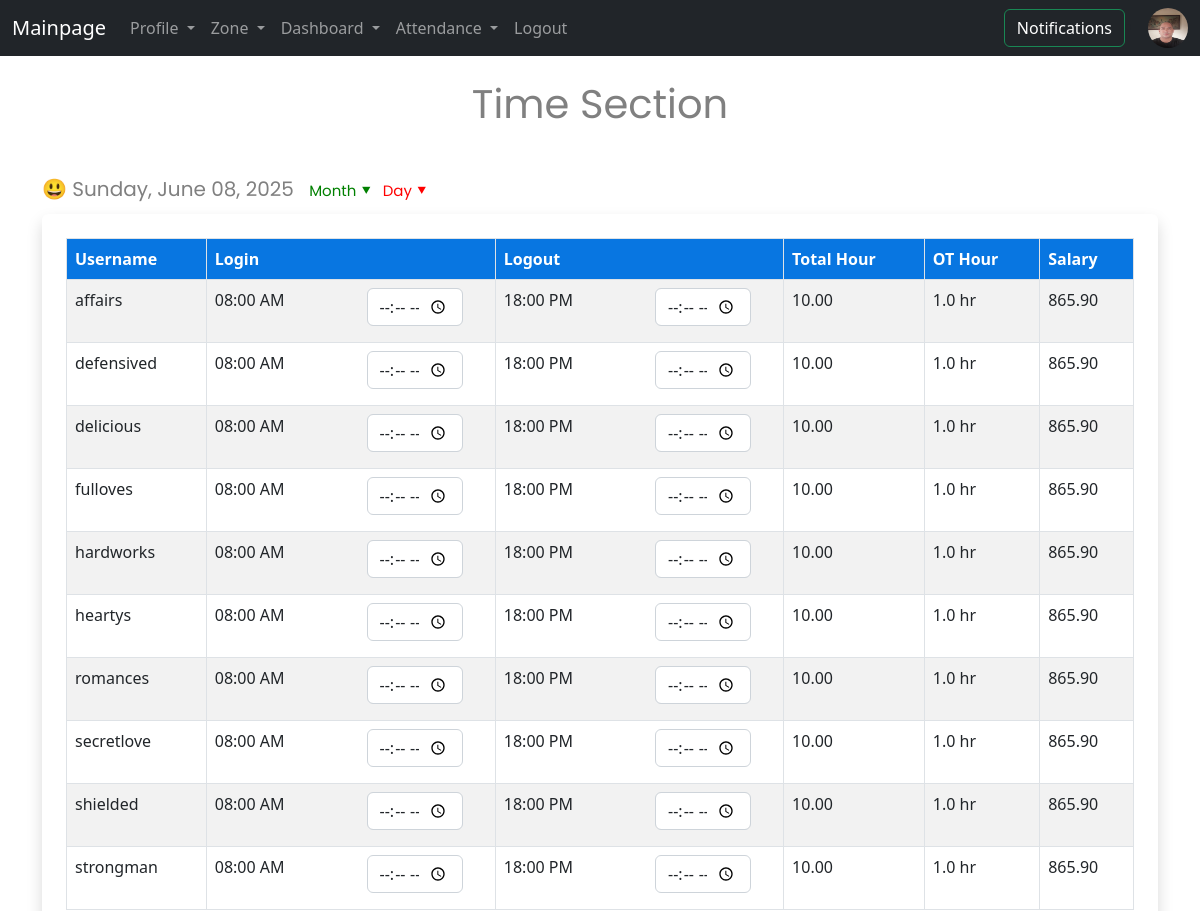
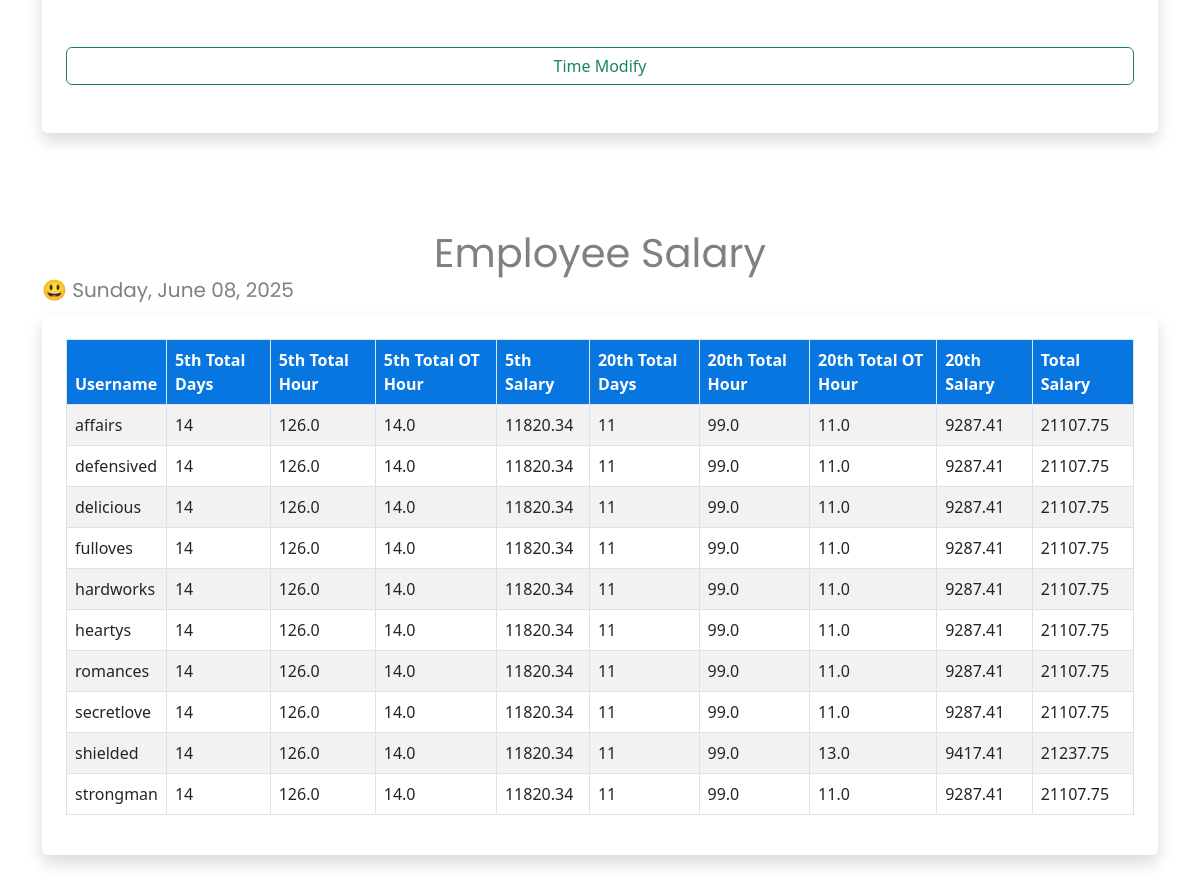
Screenshot of /time_update/ (signed in) with the database file from the repository (2 pictures, top to bottom).
### record/models.py (models this page shows, shortened)
class Profile(models.Model):
    user = models.OneToOneField(User, on_delete=models.CASCADE ,default=1)
    todaname = models.ForeignKey(Todaname, on_delete=models.CASCADE, default=1)
    zone = models.ForeignKey(Zone, on_delete=models.CASCADE ,default=1)
    first_name = models.CharField(max_length=50)
    last_name = models.CharField(max_length=50)
    phone = models.CharField(max_length=20)
    email = models.EmailField(max_length=100)
    bodynum = models.CharField(max_length=20 ,blank=True, null=True)
    license_id = models.CharField(max_length=20, blank=True, null=True)
    license_expired = models.DateField(blank=True, null=True)
    image = models.ImageField(upload_to='uploads/pictures/' )

### information/models.py (models this page shows, shortened)
class Junes_2025(models.Model):
    user_attend = models.CharField(max_length=30,blank=True, null=True)
    log_in = models.DateTimeField(max_length=30,blank=True, null=True)
    log_out = models.TimeField( max_length=30,blank=True, null=True)
    total_hour = models.DecimalField(default=0 , max_digits=7, decimal_places=2 )
    total_rate = models.DecimalField(default=0 ,max_digits=7, decimal_places=2 )
    total_salary = models.DecimalField(default=0 ,max_digits=7, decimal_places=2 )
    ot_request = models.BooleanField('ot_requested', default=False)
    ot_request_time = models.CharField(max_length=30, blank=True, null=True)
    ot_approved = models.BooleanField('ot_approval', default=False)
    ot_approved_time = models.CharField(max_length=30, blank=True, null=True)
    class Meta:
        verbose_name_plural = 'Junes_2025'

### record/views.py (the view, shortened to what this page needs)
# urls.py: path('time_update/',views.time_update, name='time_update'),
def time_update(request):
    print('time update')
    if request.user.is_authenticated == False:
        messages.success(request, ('User is not Log-in'))
        return redirect('home')
    day_select = [x for x in range(1, 32)]
    current_dates = request.session.get('time_updates')
    print('current dates ',current_dates)
    if current_dates in ['None', None, '']:
        current_dates = datetime.now()
    else:
        current_dates = date(int(2025), int(current_dates[0]), int(current_dates[1]))
    current_date = current_dates.strftime('%Y-%m-%d')
    date_now = current_dates.strftime('%A, %B %d, %Y')
    get_month_attend = int(current_dates.strftime('%m'))
    check = 'data_months'
    data_months = get_overtime_approval_month_key(get_month_attend, check)
    data_months = data_months.order_by('user_attend' ,'log_in')
    emp_salary = data_months.filter(log_in__date=current_date).order_by('user_attend')
    emp_name = [str(x.user) for x in Profile.objects.all()]
    emp_name.sort()
    print('employee name ',emp_name)
    employee_pay = time_update_salary(emp_name ,data_months)
    return render(request, 'time_update.html', {
        'date_now': date_now,
        'data_months': data_months,
        'day_select': day_select,
        'current_date': current_date,
        'employee_pay':employee_pay,
    })

### record/views.py (called while the page is built, shortened)
def get_overtime_approval_month_key(get_month_approval ,check):
    if get_month_approval == 1:
        if check == 'update_time':
            month_approval = Jans_2025.objects.filter(ot_approved=True).order_by('user_attend')
        elif check == 'data_months':
            month_approval =Jans_2025.objects.all().order_by('log_in', 'user_attend')
        else:
            month_approval = Jans_2025.objects.get(id=int(check))
    elif get_month_approval == 6:
        if check == 'update_time':
            month_approval = Junes_2025.objects.filter(ot_approved=True).order_by('user_attend')
        elif check == 'data_months':
            month_approval =Junes_2025.objects.all().order_by('log_in', 'user_attend')
        else:
            month_approval = Junes_2025.objects.get(id=int(check))
    return month_approval

def files(request):
    noti_count = Notifies.objects.filter(is_seen=True).count()
    if str(request.user) == 'AnonymousUser':
        img_name = None
    else:
        img_name = Profile.objects.get(user=str(request.user.id))
    return {'noti_count': noti_count ,'img_name':img_name}

### record/templates/time_update.html (shortened to what this page needs)
{% extends 'base.html' %}
{% block content %}
<center>
<h1>Time Section</h1>
</center>
<nav>
        <form action="" method=POST enctype="multipart/form-data">
    <div class="date_design">
    &#128515; {{date_now}}
    <div class="dropdown month_design">Month &#11206;
    </div>
    <div class="dropdown day_design">Day &#11206;
    </div>
</div>
    </form>
    </nav>
<form class="" method="POST">
    <div class="shadow p-4 mb-5 bg-body rounded">
    <table class="table table-striped table-hover table-bordered ">
        <thead>
            <tr class="table_bgs">
                <th scope="col">Username</th>
                <th scope="col">Login </th>
                <th scope="col">Logout</th>
                <th scope="col">Total Hour</th>
                <th scope="col">OT Hour</th>
                <th scope="col">Salary</th>
            </tr>
        </thead>
            <tbody>
            {%for update in data_months %}
              {% if update.log_in|date:"Y-m-d" == current_date %}
            <tr>
              <td class ="">{{ update.user_attend }}</td>
              <td class ="">
                <div class="container row">
                          {{ update.log_in |date:"H:i A" }}
                    <div class="mb-2 time_spacing">
                        <input type="time" class="form-control" id="exampleFormControlInput3" name='login'
                               value="login" placeholder="">
                    </div>
                </div>
              </td>
              <td class ="">
                <div class="container row">
                        {{ update.log_out |date:"H:i A"}}
                  <div class="mb-2 time_spacing">
                    <input type="time" class="form-control" id="exampleFormControlInput3" name='logout'
                           value="logout" placeholder="">
                  </div>
                </div>
              </td>
                      <td class ="">{{ update.total_hour }}</td>
                      {% if update.ot_approved_time == None %}
                            <td class =""> 0 hr </td>
                      {% else %}
                            <td class ="">{{ update.ot_approved_time }}</td>
                       {% endif %}
                      <td class ="">{{ update.total_salary }}</td>
            </tr>
            {% endif %}
            {% endfor %}
            </tbody>
    </table>
   <div class="d-grid gap-2">
       <br><button class="btn btn-outline-success" type="submit">
       Time Modify</button>
   </div>
</div>
</form>
<center>
<h1>Employee Salary</h1>
</center>
<div class="date_design">
    &#128515; {{date_now}}
    </div>
<div class="shadow p-4 mb-5 bg-body rounded">
    <table class="table table-striped table-hover table-bordered ">
        <thead>
            <tr class="table_bgs">
                <th scope="col">Username</th>
                <th scope="col">5th Total Days</th>
                <th scope="col">5th Total Hour</th>
                <th scope="col">5th Total OT Hour</th>
                <th scope="col">5th Salary</th>
                <th scope="col">20th Total Days</th>
                <th scope="col">20th Total Hour</th>
                <th scope="col">20th Total OT Hour</th>
                <th scope="col">20th Salary</th>
                <th scope="col">Total Salary</th>
            </tr>
        </thead>
            <tbody>
            {% for keys, values in employee_pay.items %}
              <tr>
              <td class ="">{{ keys }}</td>
              <td class ="">{{ values.0 }}</td>
              <td class ="">{{ values.1 }}</td>
              <td class ="">{{ values.2 }}</td>
              <td class ="">{{ values.3 }}</td>
              <td class ="">{{ values.4 }}</td>
              <td class ="">{{ values.5 }}</td>
              <td class ="">{{ values.6 }}</td>
              <td class ="">{{ values.7 }}</td>
              <td class ="">{{ values.8 }}</td>
              </tr>
            {% endfor %}
            </tbody>
    </table>
</div>
{% endblock %}

### record/templates/navbar.html (shortened to what this page needs)
<nav class="navbar navbar-expand-lg navbar-dark bg-dark">
  <div class="container-fluid">
    <a class="navbar-brand" href="{% url 'home' %}">Mainpage</a>
    <div class="collapse navbar-collapse" id="navbarSupportedContent">
      <ul class="navbar-nav me-auto mb-2 mb-lg-0">
        <li class="nav-item dropdown">
          <a class="nav-link dropdown-toggle" href="#" id="navbarDropdown" role="button" data-bs-toggle="dropdown" aria-expanded="false">
            Profile
          </a>
        </li>
        <li class="nav-item dropdown">
          <a class="nav-link dropdown-toggle" href="#" id="navbarDropdown" role="button" data-bs-toggle="dropdown" aria-expanded="false">
            Zone
          </a>
        </li>
        <li class="nav-item dropdown">
          <a class="nav-link dropdown-toggle" href="#" id="navbarDropdown" role="button" data-bs-toggle="dropdown" aria-expanded="false">
            Dashboard
          </a>
        </li>
        <li class="nav-item dropdown">
          <a class="nav-link dropdown-toggle" href="#" id="navbarDropdown" role="button" data-bs-toggle="dropdown" aria-expanded="false">
            Attendance
          </a>
        </li>
      {% if user.is_authenticated %}
       <li class="nav-item"><a class="nav-link" href="{% url 'logout_user'%}">Logout</a></li>
      {% else %}
       <li class="nav-item"><a class="nav-link" href="{% url 'login_user' %}">Login</a></li>
       <li class="nav-item"><a class="nav-link" href="{% url 'register' %}">Register</a></li>
      {% endif %}
      </ul>
        <form class="" method="POST">
        <a href="{% url 'notifications' %}" class="btn btn-outline-success text-white" tabindex="-1" role="button" aria-disabled="true">
          Notifications
      {% if noti_count%}
                  <span class="badge bg-danger text-white ms-1 rounded-pill" id="overtimes">
                    {{noti_count}}
                  </span> </a>
      {%else%}
        </a>
      {% endif %}
           </form>
    {% if img_name %}
        <li class="nav-item">
      <img src= "{{img_name.image.url}}" class="rounded-circle " style="width:40px;height:40px; " alt="...">
    </li>
    {% endif %}
    </div>
  </div>
</nav>

### record/templates/time_update.html (style rules this page uses)
h1 { position: relative; color: gray; font-family: "Poppins", serif; font-weight: 400; font-style: normal; }
.date_design { position: relative; color: gray; font-family: "Poppins", serif; font-weight: 400; font-size: 20px; font-style: normal; top: -10px; }
.month_design { position: relative; color: green; font-family: "Poppins", serif; font-weight: 400; font-size: 15px; font-style: normal; left: 10px; }
.day_design { position: relative; color: red; font-family: "Poppins", serif; font-weight: 400; font-size: 15px; font-style: normal; left: 15px; }
.dropdown { position: relative; display: inline-block; }
.time_spacing { position: relative; left: 70px; width: 120px; }
.table_bgs { color: white; background-color: #0876e1 }

### rows the page displays
Profile: image (picture)
Junes_2025: user_attend "affairs", log_in "08:00 AM", log_out "18:00 PM", total_hour "10.00", ot_approved_time "1.0 hr", total_salary "865.90"
Junes_2025: user_attend "defensived", log_in "08:00 AM", log_out "18:00 PM", total_hour "10.00", ot_approved_time "1.0 hr", total_salary "865.90"
Junes_2025: user_attend "delicious", log_in "08:00 AM", log_out "18:00 PM", total_hour "10.00", ot_approved_time "1.0 hr", total_salary "865.90"
Junes_2025: user_attend "fulloves", log_in "08:00 AM", log_out "18:00 PM", total_hour "10.00", ot_approved_time "1.0 hr", total_salary "865.90"
Junes_2025: user_attend "hardworks", log_in "08:00 AM", log_out "18:00 PM", total_hour "10.00", ot_approved_time "1.0 hr", total_salary "865.90"
Junes_2025: user_attend "heartys", log_in "08:00 AM", log_out "18:00 PM", total_hour "10.00", ot_approved_time "1.0 hr", total_salary "865.90"
Junes_2025: user_attend "romances", log_in "08:00 AM", log_out "18:00 PM", total_hour "10.00", ot_approved_time "1.0 hr", total_salary "865.90"
Junes_2025: user_attend "secretlove", log_in "08:00 AM", log_out "18:00 PM", total_hour "10.00", ot_approved_time "1.0 hr", total_salary "865.90"
Junes_2025: user_attend "shielded", log_in "08:00 AM", log_out "18:00 PM", total_hour "10.00", ot_approved_time "1.0 hr", total_salary "865.90"
Junes_2025: user_attend "strongman", log_in "08:00 AM", log_out "18:00 PM", total_hour "10.00", ot_approved_time "1.0 hr", total_salary "865.90"

### other values shown
{{ date_now }} "Sunday, June 08, 2025"
{{ keys }} "affairs" "defensived" "delicious" "fulloves" "hardworks" "heartys" "romances" "secretlove" "shielded" "strongman"
{{ values.0 }} "14" "14" "14" "14" "14" "14" "14" "14" "14" "14"
{{ values.1 }} "126.0" "126.0" "126.0" "126.0" "126.0" "126.0" "126.0" "126.0" "126.0" "126.0"
{{ values.2 }} "14.0" "14.0" "14.0" "14.0" "14.0" "14.0" "14.0" "14.0" "14.0" "14.0"
{{ values.3 }} "11820.34" "11820.34" "11820.34" "11820.34" "11820.34" "11820.34" "11820.34" "11820.34" "11820.34" "11820.34"
{{ values.4 }} "11" "11" "11" "11" "11" "11" "11" "11" "11" "11"
{{ values.5 }} "99.0" "99.0" "99.0" "99.0" "99.0" "99.0" "99.0" "99.0" "99.0" "99.0"
{{ values.6 }} "11.0" "11.0" "11.0" "11.0" "11.0" "11.0" "11.0" "11.0" "13.0" "11.0"
{{ values.7 }} "9287.41" "9287.41" "9287.41" "9287.41" "9287.41" "9287.41" "9287.41" "9287.41" "9417.41" "9287.41"
{{ values.8 }} "21107.75" "21107.75" "21107.75" "21107.75" "21107.75" "21107.75" "21107.75" "21107.75" "21237.75" "21107.75"
